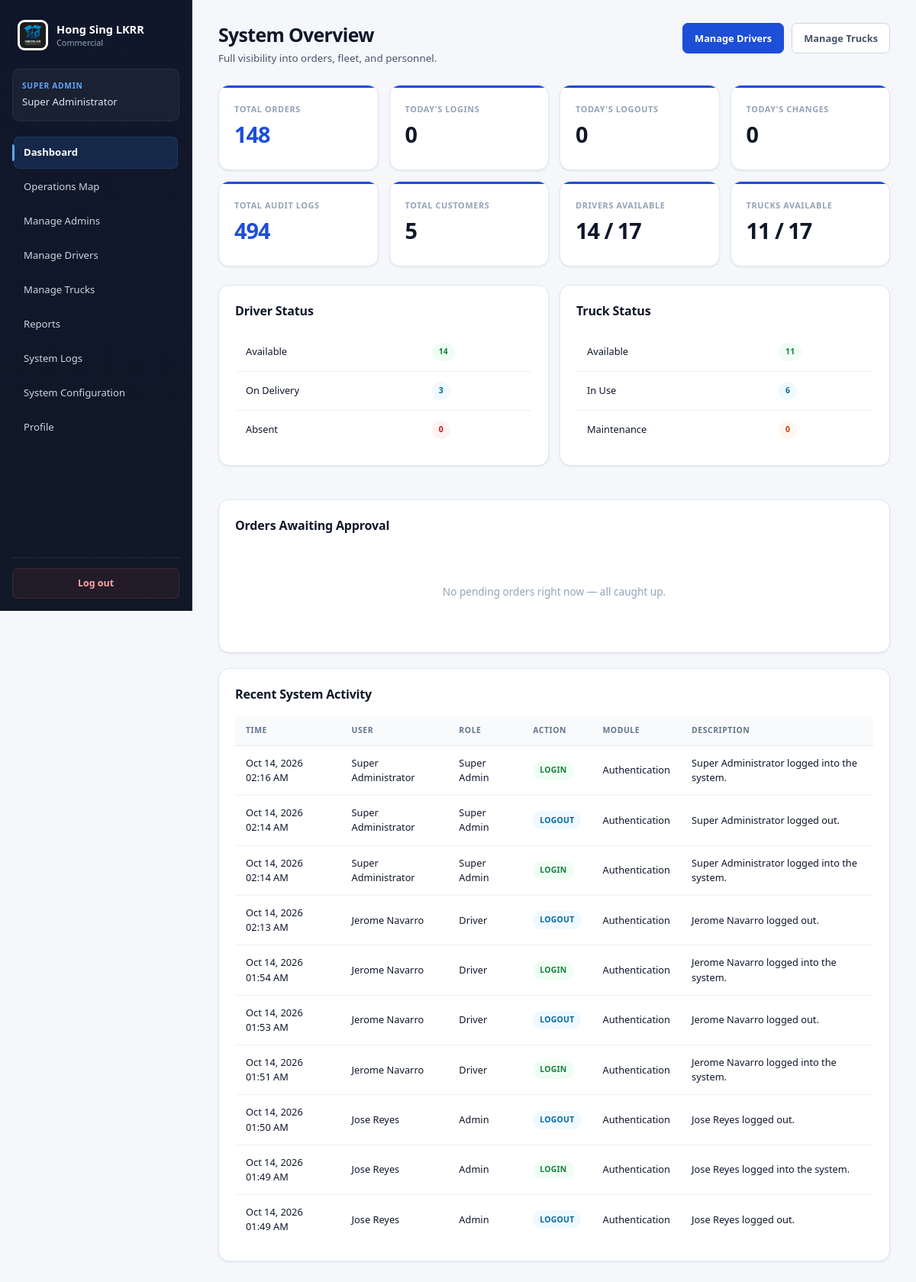
The app's page /super_admin/dashboard.php (signed in) with its own data.
### tables this page shows
CREATE TABLE `audit_log` (
  `log_id` int(11) NOT NULL,
  `user_id` int(11) DEFAULT NULL,
  `full_name` varchar(120) DEFAULT NULL,
  `role` enum('Super Admin','Admin','Driver','Customer') DEFAULT NULL,
  `action` varchar(120) DEFAULT NULL,
  `module` varchar(80) DEFAULT NULL,
  `description` text DEFAULT NULL,
  `ip_address` varchar(45) DEFAULT NULL,
  `created_at` datetime DEFAULT current_timestamp()
);

### super_admin/dashboard.php (the view, shortened to what this page needs)
<?php
$db = Database::getConnection();
$totalLogs = $db->query("
SELECT COUNT(*)
FROM audit_log
")->fetchColumn();
$todayLogins = $db->query("
SELECT COUNT(*)
FROM audit_log
WHERE action='LOGIN'
AND DATE(created_at)=CURDATE()
")->fetchColumn();
$todayLogouts = $db->query("
SELECT COUNT(*)
FROM audit_log
WHERE action='LOGOUT'
AND DATE(created_at)=CURDATE()
")->fetchColumn();
$todayCreates = $db->query("
SELECT COUNT(*)
FROM audit_log
WHERE action='CREATE'
AND DATE(created_at)=CURDATE()
")->fetchColumn();
$todayUpdates = $db->query("
SELECT COUNT(*)
FROM audit_log
WHERE action='UPDATE'
AND DATE(created_at)=CURDATE()
")->fetchColumn();
$todayDeletes = $db->query("
SELECT COUNT(*)
FROM audit_log
WHERE action='DELETE'
AND DATE(created_at)=CURDATE()
")->fetchColumn();
$recentLogs = $db->query("
SELECT
    full_name,
    role,
    action,
    module,
    description,
    created_at
FROM audit_log
ORDER BY created_at DESC
LIMIT 10
")->fetchAll();
$totalOrders   = $db->query("SELECT COUNT(*) FROM `order`")->fetchColumn();
$totalCustomers = $db->query("SELECT COUNT(*) FROM customer")->fetchColumn();
$driverStats = $db->query(
    "SELECT
        SUM(CASE WHEN status = 'Available' THEN 1 ELSE 0 END) AS available,
        SUM(CASE WHEN status = 'On Delivery' THEN 1 ELSE 0 END) AS on_delivery,
        SUM(CASE WHEN status = 'Absent' THEN 1 ELSE 0 END) AS absent,
        COUNT(*) AS total
     FROM driver"
)->fetch();
$truckStats = $db->query(
    "SELECT
        SUM(CASE WHEN status = 'Available' THEN 1 ELSE 0 END) AS available,
        SUM(CASE WHEN status = 'In Use' THEN 1 ELSE 0 END) AS in_use,
        SUM(CASE WHEN status = 'Maintenance' THEN 1 ELSE 0 END) AS maintenance,
        COUNT(*) AS total
     FROM truck"
)->fetch();
$pendingOrdersStmt = $db->query(
    "SELECT o.order_id, o.order_number, c.full_name AS customer_name,
            o.order_date, o.priority_level, o.completion_status
     FROM `order` o
     JOIN customer c ON c.customer_id = o.customer_id
     WHERE o.completion_status = 'Pending'
     ORDER BY o.order_date ASC
     LIMIT 8"
);
$pendingOrders = $pendingOrdersStmt->fetchAll();
?>
<!DOCTYPE html>
<html lang="en">
<head>
<link rel="stylesheet" href="<?= BASE_URL ?>assets/css/theme.css">
</head>
<body>
<div class="app-layout">
    <?php require __DIR__ . '/../includes/header.php'; ?>
    <main class="app-main">
        <div class="page-header">
            <div>
                <h1>System Overview</h1>
                <p>Full visibility into orders, fleet, and personnel.</p>
            </div>
            <div class="quick-actions">
                <a href="<?= BASE_URL ?>super_admin/manage_drivers.php" class="btn-primary" style="text-decoration:none;">Manage Drivers</a>
                <a href="<?= BASE_URL ?>super_admin/manage_trucks.php" class="btn-secondary">Manage Trucks</a>
            </div>
        </div>
        <div class="stat-grid">
            <div class="card stat-card accent">
                <span class="stat-label">Total Orders</span>
                <div class="stat-value"><?= (int) $totalOrders ?></div>
            </div>
        <div class="card stat-card">
    <span class="stat-label">Today's Logins</span>
    <div class="stat-value"><?= $todayLogins ?></div>
</div>
<div class="card stat-card">
    <span class="stat-label">Today's Logouts</span>
    <div class="stat-value"><?= $todayLogouts ?></div>
</div>
<div class="card stat-card">
    <span class="stat-label">Today's Changes</span>
    <div class="stat-value">
        <?= $todayCreates + $todayUpdates + $todayDeletes ?>
    </div>
</div>
<div class="card stat-card accent">
    <span class="stat-label">Total Audit Logs</span>
    <div class="stat-value"><?= number_format($totalLogs) ?></div>
</div>
            <div class="card stat-card">
                <span class="stat-label">Total Customers</span>
                <div class="stat-value"><?= (int) $totalCustomers ?></div>
            </div>
            <div class="card stat-card">
                <span class="stat-label">Drivers Available</span>
                <div class="stat-value"><?= (int) ($driverStats['available'] ?? 0) ?> / <?= (int) ($driverStats['total'] ?? 0) ?></div>
            </div>
            <div class="card stat-card">
                <span class="stat-label">Trucks Available</span>
                <div class="stat-value"><?= (int) ($truckStats['available'] ?? 0) ?> / <?= (int) ($truckStats['total'] ?? 0) ?></div>
            </div>
        </div>
        <div class="stat-grid" style="grid-template-columns: repeat(auto-fit, minmax(260px, 1fr));">
            <div class="card panel">
                <h2>Driver Status</h2>
                <table class="data-table">
                    <tbody>
                        <tr><td>Available</td><td><span class="status-pill status-delivered"><?= (int) ($driverStats['available'] ?? 0) ?></span></td></tr>
                        <tr><td>On Delivery</td><td><span class="status-pill status-transit"><?= (int) ($driverStats['on_delivery'] ?? 0) ?></span></td></tr>
                        <tr><td>Absent</td><td><span class="status-pill status-failed"><?= (int) ($driverStats['absent'] ?? 0) ?></span></td></tr>
                    </tbody>
                </table>
            </div>
            <div class="card panel">
                <h2>Truck Status</h2>
                <table class="data-table">
                    <tbody>
                        <tr><td>Available</td><td><span class="status-pill status-delivered"><?= (int) ($truckStats['available'] ?? 0) ?></span></td></tr>
                        <tr><td>In Use</td><td><span class="status-pill status-transit"><?= (int) ($truckStats['in_use'] ?? 0) ?></span></td></tr>
                        <tr><td>Maintenance</td><td><span class="status-pill status-pending"><?= (int) ($truckStats['maintenance'] ?? 0) ?></span></td></tr>
                    </tbody>
                </table>
            </div>
        </div>
        <div class="card panel">
            <h2>Orders Awaiting Approval</h2>
            <?php if (empty($pendingOrders)): ?>
                <div class="empty-state">No pending orders right now — all caught up.</div>
            <?php endif; ?>
        </div>
        <div class="card panel">
<h2>Recent System Activity</h2>
<?php if(empty($recentLogs)): ?>
<div class="empty-state">
No activities recorded.
</div>
<?php else: ?>
<table class="data-table">
<thead>
<tr>
<th>Time</th>
<th>User</th>
<th>Role</th>
<th>Action</th>
<th>Module</th>
<th>Description</th>
</tr>
</thead>
<tbody>
<?php foreach($recentLogs as $log): ?>
<?php
$class = "status-pending";
switch($log['action']){
    case "LOGIN":
    case "CREATE":
        $class="status-delivered";
        break;
    case "LOGOUT":
    case "UPDATE":
        $class="status-transit";
        break;
}
?>
<tr>
<td>
<?= date("M d, Y h:i A",strtotime($log['created_at'])) ?>
</td>
<td>
<?= htmlspecialchars($log['full_name']) ?>
</td>
<td>
<?= htmlspecialchars($log['role']) ?>
</td>
<td>
<span class="status-pill <?= $class ?>">
<?= htmlspecialchars($log['action']) ?>
</span>
</td>
<td>
<?= htmlspecialchars($log['module']) ?>
</td>
<td>
<?= htmlspecialchars($log['description']) ?>
</td>
</tr>
<?php endforeach; ?>
</tbody>
</table>
<?php endif; ?>
</div>
    </main>
</div>
</body>
</html>

### records on screen
audit_log: created_at "Oct 14, 2026 02:16 AM", full_name "Super Administrator", role "Super Admin", action "LOGIN", module "Authentication", description "Super Administrator logged into the system."
audit_log: created_at "Oct 14, 2026 02:14 AM", full_name "Super Administrator", role "Super Admin", action "LOGOUT", module "Authentication", description "Super Administrator logged out."
audit_log: created_at "Oct 14, 2026 02:14 AM", full_name "Super Administrator", role "Super Admin", action "LOGIN", module "Authentication", description "Super Administrator logged into the system."
audit_log: created_at "Oct 14, 2026 02:13 AM", full_name "Jerome Navarro", role "Driver", action "LOGOUT", module "Authentication", description "Jerome Navarro logged out."
audit_log: created_at "Oct 14, 2026 01:54 AM", full_name "Jerome Navarro", role "Driver", action "LOGIN", module "Authentication", description "Jerome Navarro logged into the system."
audit_log: created_at "Oct 14, 2026 01:53 AM", full_name "Jerome Navarro", role "Driver", action "LOGOUT", module "Authentication", description "Jerome Navarro logged out."
audit_log: created_at "Oct 14, 2026 01:51 AM", full_name "Jerome Navarro", role "Driver", action "LOGIN", module "Authentication", description "Jerome Navarro logged into the system."
audit_log: created_at "Oct 14, 2026 01:50 AM", full_name "Jose Reyes", role "Admin", action "LOGOUT", module "Authentication", description "Jose Reyes logged out."
audit_log: created_at "Oct 14, 2026 01:49 AM", full_name "Jose Reyes", role "Admin", action "LOGIN", module "Authentication", description "Jose Reyes logged into the system."
audit_log: created_at "Oct 14, 2026 01:49 AM", full_name "Jose Reyes", role "Admin", action "LOGOUT", module "Authentication", description "Jose Reyes logged out."

### other values on screen
currentRole() "SUPER ADMIN"
$_SESSION['full_name'] "Super Administrator"
$item['label'] "Dashboard"
$item['label'] "Operations Map"
$item['label'] "Manage Admins"
$item['label'] "Manage Drivers"
$item['label'] "Manage Trucks"
$item['label'] "Reports"
$item['label'] "System Logs"
$item['label'] "System Configuration"
$item['label'] "Profile"
$totalOrders "148"
$todayLogins "0"
$todayLogouts "0"
$todayCreates + $todayUpdates + $todayDeletes "0"
